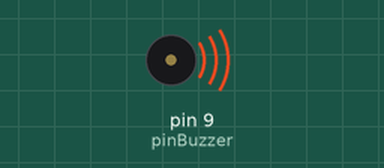
A sketch run on a simulated Arduino Uno, built with avr-gcc and run on an emulated ATmega328P. On the bench: buzzer (waves = sounding).

Above: at 0.1 s.
Timing chart, 0 to 1.6 s (numbered marks = the images above):
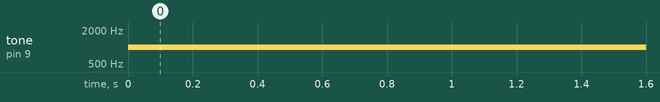

Measured:
- by itself, tone on pin 9 (pinBuzzer): silent → 1000 Hz at 0.00 s

The sketch:

BUZZER.ino
```cpp
int pinBuzzer = 9;

void setup(){
  pinMode(pinBuzzer, OUTPUT);
}

void loop(){
  tone(pinBuzzer, 1000);
  delay(5000);
  noTone();
}
```
